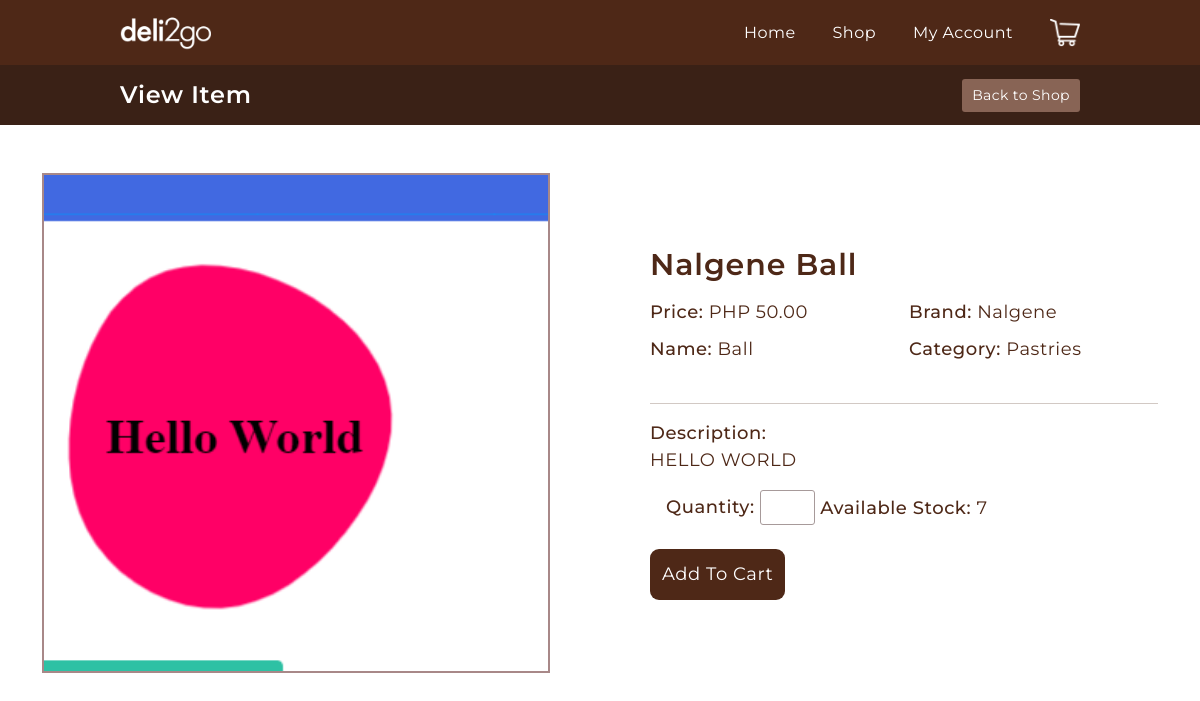
Screenshot of /item/1/ with the database file from the repository.
### cashier/models.py (models this page shows, shortened)
class Item(models.Model):
    image = models.ImageField(null=True, blank=True)
    name = models.CharField(max_length=20)
    description = models.CharField(max_length=500, blank=True)
    brand = models.CharField(max_length=50)
    stock = models.PositiveIntegerField()
    price = models.DecimalField(max_digits=6, decimal_places=2)
    category = models.ForeignKey(Category, on_delete=models.SET_NULL, null=True, blank=True)

class Category(models.Model):
    name = models.CharField(max_length=44)
    def __str__(self):
        return self.name

### customer/views.py (the view)
# urls.py: path('item/<str:pk>/', views.view_item, name="view-item"),
def view_item(request, pk):
    item = Item.objects.get(id=pk)
    context = {
        'item':item
    }
    return render(request, 'customer/item.html', context)

### templates/customer/item.html
{% extends 'base.html' %} {% load static %}
{% block topbar %}
<h4>View Item</h4>
{% endblock topbar %}
{% block topbar-button %}
<a href="{% url 'shop' %}"><button>Back to Shop</button></a>
{% endblock topbar-button %}
{% block content %}
<main class="item container mt-5">
  {% if item.image %}
      <img class="w-100" src="{{ item.image.url }}" alt="" />
  {% endif %}
  <section class="item__infos d-flex flex-column justify-content-center">
    <h1>{{item.brand}} {{item.name}}</h1>
    <div class="item__infos__content mt-3">
      <div class="item__info">
        <span class="label">Price:</span>
        PHP {{ item.price }}
      </div>
      <div class="item__info">
        <span class="label">Brand:</span>
        {{ item.brand }}
      </div>
      <div class="item__info">
        <span class="label">Name:</span>
        {{ item.name }}
      </div>
      <div class="item__info">
        <span class="label">Category:</span>
        {{ item.category }}
      </div>
    </div>
    <br>
    <hr>
    <div class="item__info description">
        <div class="label">Description:</div>
        {{ item.description }}
      </div>
    <div class="item__info mt-3">
      <span class="quantity mr-4"
        ><span class="label">Quantity: </span><input type="number"
      /></span>
      <span class="available-stock"
        ><span class="label">Available Stock: </span>{{ item.stock }}</span
      >
    </div>
    <div class="button"><button class="addtocart bg-darkbrown mt-4">Add To Cart</button></div>
  </section>
</main>
{% endblock content %}

### static/css/styles.css (style rules this page uses)
:root { --darkbrown: #4e2817; --white: #ffffff; }
* { margin: 0; padding: 0; box-sizing: border-box !important; letter-spacing: 0.03em; }
body { font-family: "Montserrat", sans-serif; font-weight: 400; color: var(--darkbrown); }
h1, h2, h3, h4, h5, h6 { margin: 0 !important; font-weight: 600; }
a { text-decoration: none; color: inherit; }
input, textarea, select { width: 100%; border: 1px solid #a79a9a; color: var(--darkbrown); border-radius: 3px; font: inherit; }
button { border: none; color: #ffffff; }
.bg-darkbrown { background: var(--darkbrown); }
.topbar-content button { background-color: #886455; border: none; padding: 6px 10px; border-radius: 3px; font: inherit; font-size: 14px; cursor: pointer; }
.item { display: grid; grid-template-columns: 1fr 1fr; gap: 100px; }
.item img { height: 500px; object-fit: cover; border: 2px solid #a88888; }
.item .label { font-weight: 500; }
.item div { font-size: 18px; }
.item h1 { font-size: 30px; }
.item__infos__content { display: grid; grid-template-columns: 1fr 1fr; gap: 10px; }
.addtocart { padding: 12px; border-radius: 9px; font: inherit; }
.quantity input { width: 55px; height: 35px; padding: 5px; }
.quantity { font-weight: 700; margin-left: 1rem; }

### rows the page displays
Item: image (picture), brand "Nalgene", name "Ball", price "50.00", category "Pastries", description "HELLO WORLD", stock "7"
